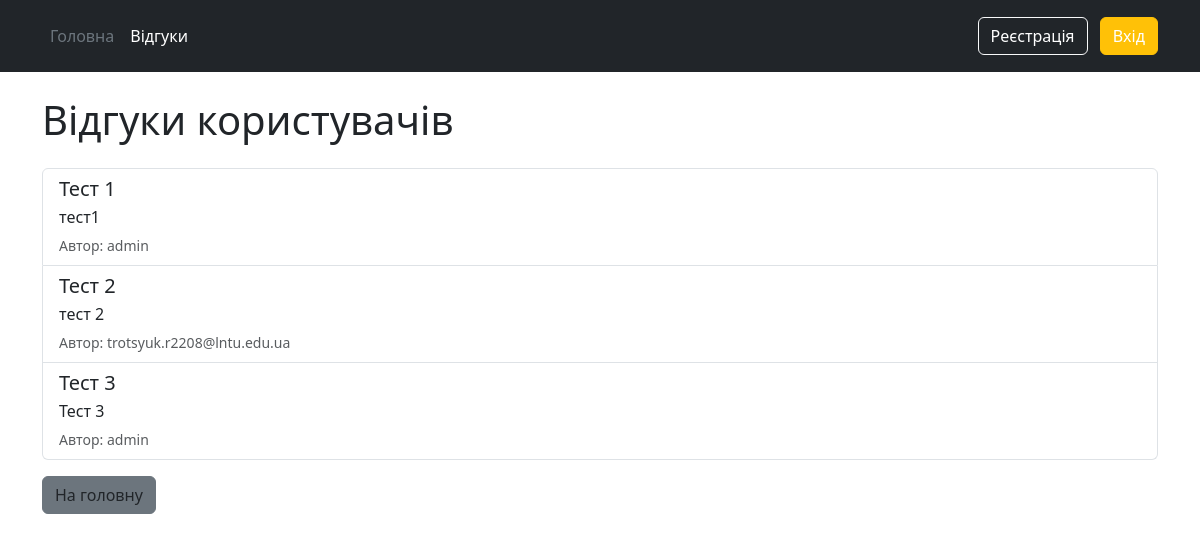
The app's page /reviews, older data.
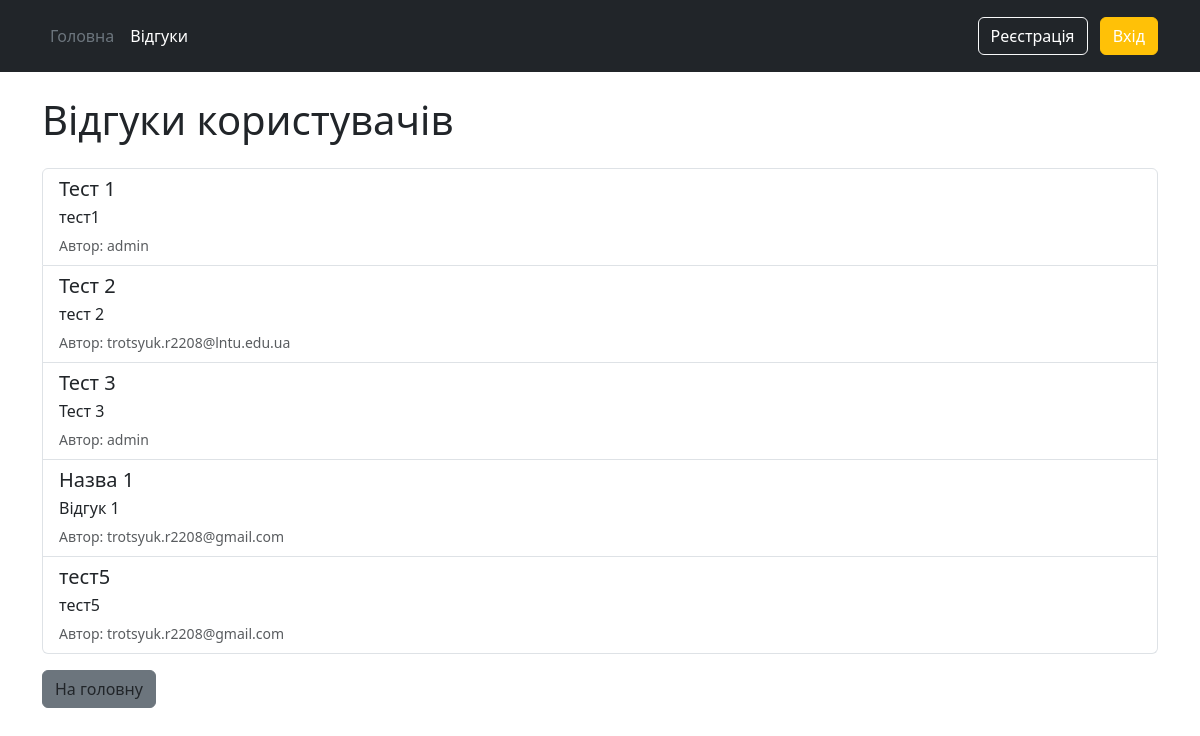
The same page, newer data.
### app.py (models this page shows)
class Review(db.Model):
    id = db.Column(db.Integer, primary_key=True)
    title = db.Column(db.String(100))
    content = db.Column(db.Text)
    user_id = db.Column(db.Integer, db.ForeignKey('user.id'), nullable=False)

class User(db.Model, UserMixin):
    id = db.Column(db.Integer, primary_key=True)
    username = db.Column(db.String(50), unique=True, nullable=False)
    password = db.Column(db.String(200), nullable=False)
    is_admin = db.Column(db.Boolean, default=False)
    reviews = db.relationship('Review', backref='author', lazy=True)

### app.py (the view)
@app.route("/reviews")
def reviews():
    all_reviews = (
        Review.query.join(User)
        .add_columns(
            User.username,
            Review.title,
            Review.content,
            Review.id,
            Review.user_id
        )
        .all()
    )
    return render_template(
        "reviews.html",
        reviews=all_reviews,
        is_admin=current_user.is_authenticated and current_user.is_admin
    )

### templates/reviews.html (shortened to what this page needs)
{% extends 'base.html' %}
{% block body %}
<div class="container mt-4">
    <h1 class="mb-4">Відгуки користувачів</h1>
    {% if reviews %}
        <ul class="list-group">
            {% for r in reviews %}
                <li class="list-group-item d-flex justify-content-between align-items-start">
                    <div>
                        <h5 class="mb-1">{{ r.title }}</h5>
                        <p class="mb-1">{{ r.content }}</p>
                        <small class="text-muted">
                            Автор: {{ r.username }}
                        </small>
                    </div>
                </li>
            {% endfor %}
        </ul>
    {% else %}
        <p>Ще немає відгуків.</p>
    {% endif %}
    <div class="mt-3">
        <a href="/" class="btn btn-secondary">На головну</a>
    </div>
</div>
{% endblock %}

### templates/base.html (shortened to what this page needs)
<!DOCTYPE html>
<html lang="en">
<head>
    <link rel="stylesheet" href="static/index.css">
    <link rel="stylesheet" href="https://cdn.jsdelivr.net/npm/bootstrap@5.3.3/dist/css/bootstrap.min.css">
</head>
<body>
    <header class="p-3 text-bg-dark">
        <div class="container">
            <div class="d-flex flex-wrap align-items-center justify-content-center justify-content-lg-start">
                <ul class="nav col-12 col-lg-auto me-lg-auto mb-2 justify-content-center mb-md-0">
                    <li><a href="/" class="nav-link px-2 text-secondary">Головна</a></li>
                    <li><a href="/reviews" class="nav-link px-2 text-white">Відгуки</a></li>
                </ul>
                <div class="text-end">
                {% if not session.get('user_id') %}
                    <a href="/register" class="btn btn-outline-light me-2">Реєстрація</a>
                    <a href="/login" class="btn btn-warning">Вхід</a>
                {% else %}
                    <a href="/logout" class="btn btn-danger">Вихід</a>
                {% endif %}
                </div>
            </div>
        </div>
    </header>
    {% block body %}{% endblock %}
</body>
</html>

### static/index.css (style rules this page uses)
a, a:visited, a:hover, a:active { text-decoration: none !important; color: inherit !important; }

Row changes from the older to the newer data that the page shows:
added Review: title "Назва 1", content "Відгук 1", username "trotsyuk.r2208@gmail.com"
added Review: title "тест5", content "тест5", username "trotsyuk.r2208@gmail.com"
